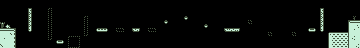

A level layout from a 2D game, rendered from its tile map. Below: a short description, then the map file with tile-grid data replaced by summaries:
An orthogonal 90x12 tile map with 4x4 px tiles, 6 tile layers (background, platforms, switchBoard, fastSwitch, ...), 3 tilesets.

<map version="1.2" tiledversion="1.3.5" orientation="orthogonal" renderorder="right-down" width="90" height="12" tilewidth="4" tileheight="4" infinite="0" nextlayerid="14" nextobjectid="1">
 <tileset firstgid="1" source="Tilesets/Tileset1.tsx" />
 <tileset firstgid="101" source="Tilesets/switchBlocks.tsx" />
 <tileset firstgid="173" source="Tilesets/spawnSprites.tsx" />
 <layer id="11" name="background" width="90" height="12">
  <data>[1080 cells, 30 non-empty, 13 distinct tile ids]</data>
 </layer>
 <layer id="2" name="platforms" width="90" height="12">
  <properties>
   <property name="Collidable" type="bool" value="true" />
  </properties>
  <data>[1080 cells, 17 non-empty, 5 distinct tile ids]</data>
 </layer>
 <layer id="8" name="switchBoard" width="90" height="12">
  <properties>
   <property name="switchBlock" type="bool" value="true" />
   <property name="switchDelay" type="float" value="0.8" />
  </properties>
  <data>[1080 cells, 44 non-empty, 22 distinct tile ids]</data>
 </layer>
 <layer id="13" name="fastSwitch" width="90" height="12">
  <properties>
   <property name="switchBlock" type="bool" value="true" />
   <property name="switchDelay" type="float" value="0.4" />
  </properties>
  <data>[1080 cells, 23 non-empty, 11 distinct tile ids]</data>
 </layer>
 <layer id="12" name="falling" width="90" height="12">
  <properties>
   <property name="Falling" type="float" value="0.01" />
  </properties>
  <data>[1080 cells, 10 non-empty, 4 distinct tile ids]</data>
 </layer>
 <layer id="10" name="spawnSprites" width="90" height="12">
  <properties>
   <property name="spawn" type="bool" value="true" />
  </properties>
  <data>[1080 cells, 1 non-empty, 1 distinct tile ids]</data>
 </layer>
</map>
